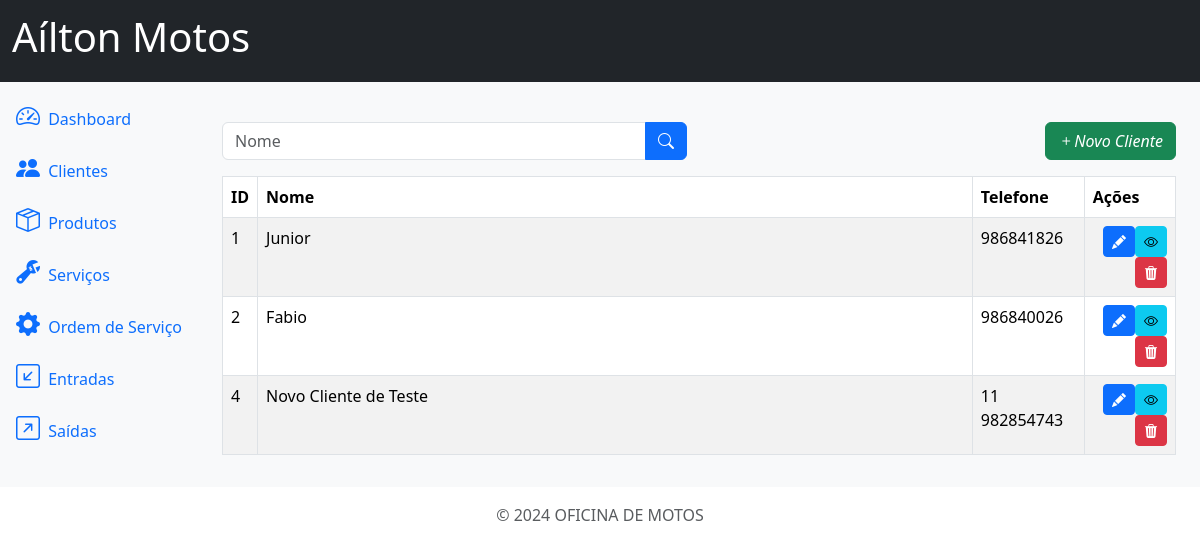
The app's page /customers/, older data.
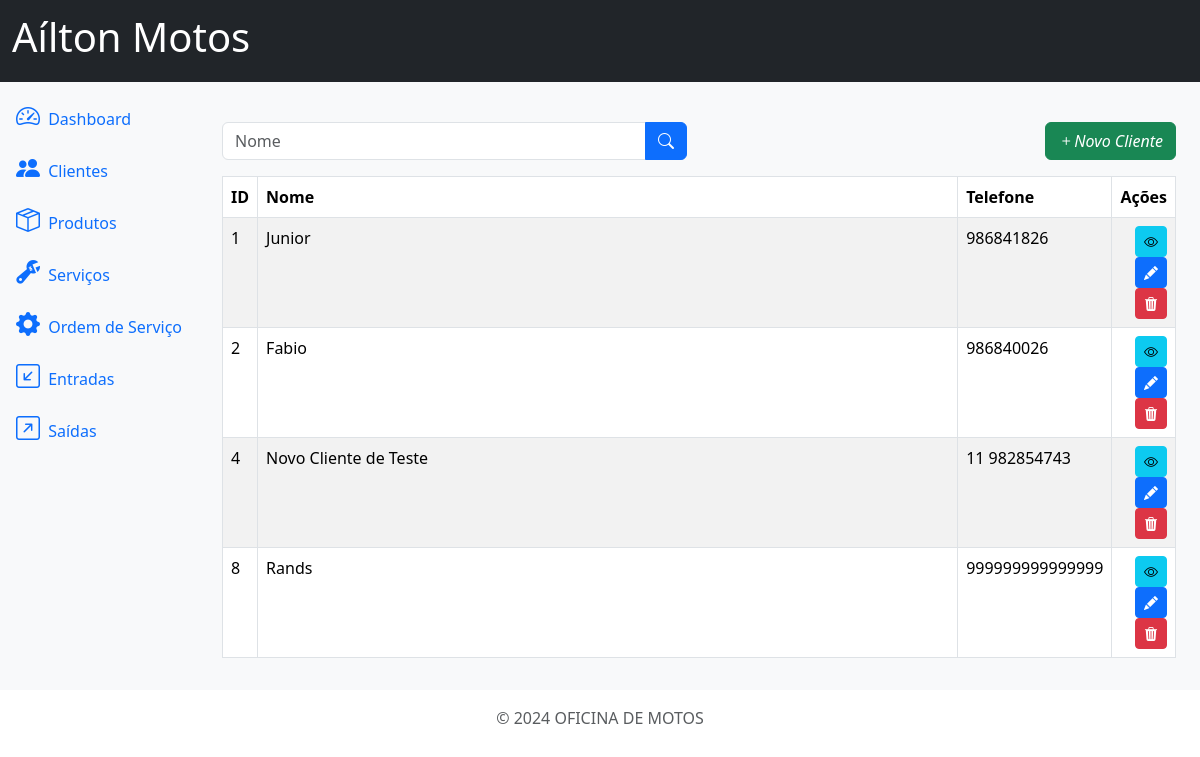
The same page, newer data.
### customers/models.py (models this page shows, shortened)
class Client(models.Model):
    id = models.AutoField(primary_key=True)
    name = models.CharField(max_length=500)
    address = models.CharField(max_length=500, blank=True, null=True)
    address_number = models.CharField(max_length=20, blank=True, null=True)
    phone1 = models.CharField(max_length=15)
    phone2 = models.CharField(max_length=15, blank=True, null=True)
    comments = models.TextField(blank=True, null=True)

### customers/views.py (the view)
# urls.py: path('customers/', ClientListView.as_view(), name='customers'),
class ClientListView(ListView):
    model = Client
    template_name = 'customers.html'
    context_object_name = 'customers'
    def get_queryset(self):
        queryset = super().get_queryset()
        name = self.request.GET.get('name')
        if name:
            queryset = queryset.filter(name__icontains=name)
        return queryset

### customers/templates/customers.html (shortened to what this page needs)
{% extends 'base.html' %}
{% block content %}
<div class="row mb-3">
    <div class="col-md-6">
        <form method="get" action="{% url 'customers' %}">
            <div class="input-group">
                <input type="text" class="form-control" name="name" placeholder="Nome" value="{{ request.GET.name }}">
                <button type="submit" class="btn btn-primary">
                    <i class="bi bi-search"></i>
                </button>
            </div>
        </form>
    </div>
    <div class="col-md-6">
        <a href="{% url 'customers_create' %}" class="btn btn-success float-end">
            <i class="bi bi-plus">Novo Cliente</i>
        </a>
    </div>
</div>
<div class="table-responsive">
    <table class="table table-striped table-bordered">
        <thead class="thead-dark">
            <tr>
                <th>ID</th>
                <th class="w-75">Nome</th>
                <th>Telefone</th>
                <th>Ações</th>
            </tr>
        </thead>
        <tbody>
            {% for client in customers %}
            <tr>
                <td>{{ client.id }}</td>
                <td>{{ client.name }}</td>
                <td>{{ client.phone1 }}</td>
                <td>
                    <a href="{% url 'customers_detail' client.id %}" class="btn btn-info btn-sm float-end">
                        <i class="bi bi-eye"></i>
                    </a>
                    <a href="{% url 'customers_update' client.id %}" class="btn btn-primary btn-sm float-end">
                        <i class="bi bi-pencil-fill"></i>
                    </a>
                    <a href="{% url 'customers_delete' client.id %}" class="btn btn-danger btn-sm float-end" >
                        <i class="bi bi-trash3-fill"></i>
                    </a>
                </td>
            </tr>
            {% endfor %}
        </tbody>
    </table>
</div>
{% endblock %}

Row changes from the older to the newer data that the page shows:
added Client: id "8", name "Rands", phone1 "999999999999999"
